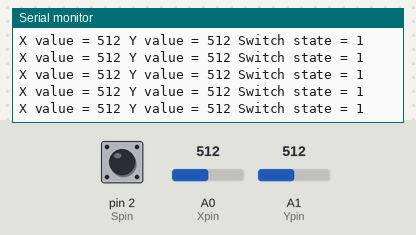
This sketch was run on a simulated Arduino Uno, built with avr-gcc and run on an emulated ATmega328P. On the bench: the last lines printed to the serial monitor. Inputs (shaded band) come from the test bench; at power-on: A0 (Xpin) = 512, pin 2 (Spin) HIGH, A1 (Ypin) = 512.

Above: at 10.4 s.
10.5 s: A0 (Xpin) set to 990
At 11.0 s:
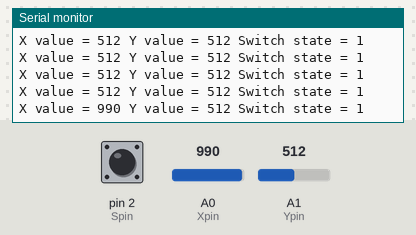
13.5 s: A0 (Xpin) set to 1006
At 13.62 s:
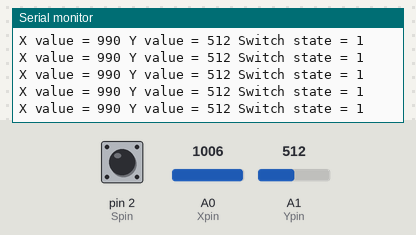
Timing chart, 0 to 16.5 s (numbered marks = the images above; inputs shaded):
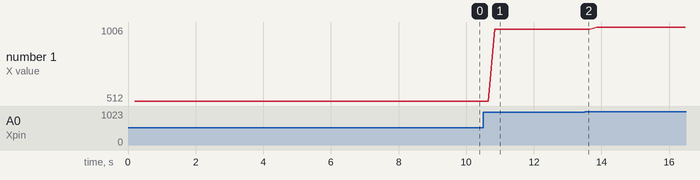

Measured:
- after the input at 10.5 s, the serial monitor: prints a new line after 0.35 s (image 1)
- plotted number 1: 512 → 990 after the input at 10.5 s, 990 → 1006 after the input at 13.5 s

The sketch:

Lesson32.ino
```cpp
// Lesson 32: Understanding and using joysticks
int Xpin = A0;
int Ypin = A1;
int Spin = 2;
int Xval;
int Yval;
int Sval;
int dt=200;

void setup() {
  Serial.begin(9600);
  pinMode(Xpin, INPUT);
  pinMode(Ypin, INPUT);
  pinMode(Spin, INPUT);
  digitalWrite(Spin, HIGH);
}

void loop() {
  Xval = analogRead(Xpin);
  Yval = analogRead(Ypin);
  Sval = digitalRead(Spin);
  delay(dt);
  Serial.print("X value = ");
  Serial.print(Xval);
  Serial.print(" Y value = ");
  Serial.print(Yval);
  Serial.print(" Switch state = ");
  Serial.println(Sval);
}
```
